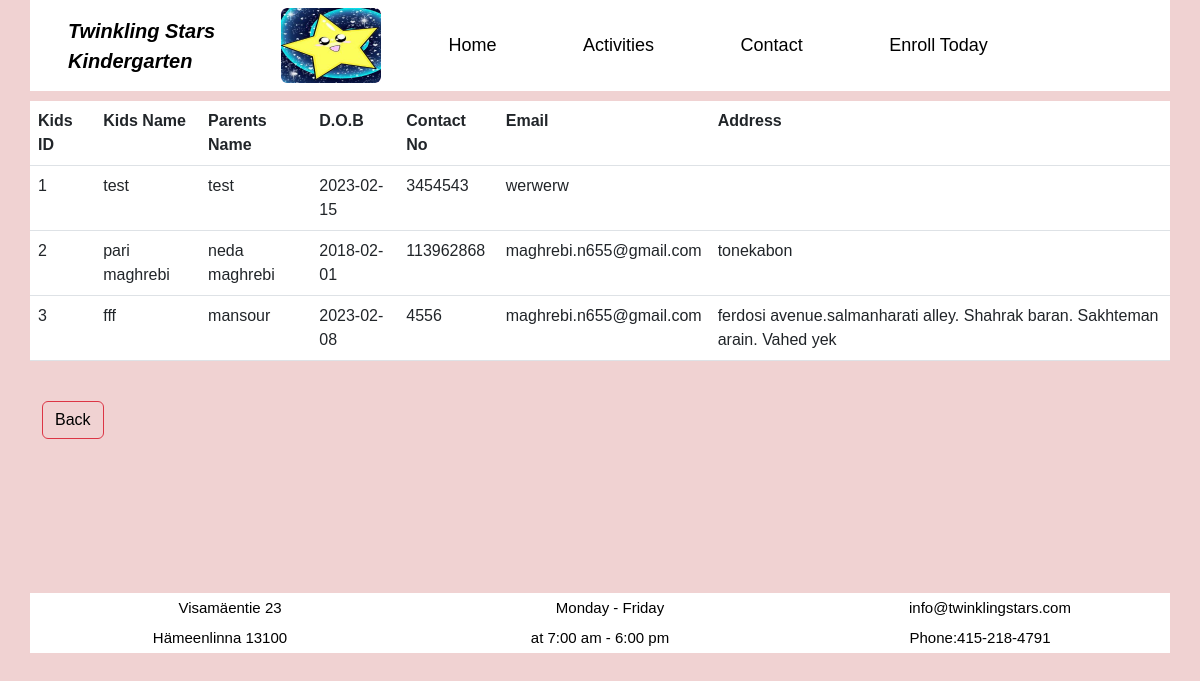
/viewkidsinfo.php, run on the app's committed database.
### tables this page shows
CREATE TABLE `kidsinfo` (
  `kidsid` int NOT NULL,
  `kidsname` text NOT NULL,
  `parentsname` text NOT NULL,
  `dob` date NOT NULL,
  `phone` int NOT NULL,
  `email` text NOT NULL,
  `address` text NOT NULL
);

### viewkidsinfo.php (the view, shortened to what this page needs)
<?php
include "headerr.php";
?>
<?php
include 'db.php';
$sql = "select * from kidsinfo ";
$result = $conn->query($sql);
if($result->num_rows > 0){
    echo "
    <table class='table'>
    <tr><th>Kids ID</th><th>Kids Name</th><th>Parents Name</th><th>D.O.B</th><th>Contact No</th><th>Email</th><th>Address</th></tr>";
    while($row=$result->fetch_assoc()){
    echo"
    <tr>
    <td>$row[kidsid]</td>
    <td>$row[kidsname]</td>
    <td>$row[parentsname]</td>
    <td>$row[dob]</td>
    <td>$row[phone]</td>
    <td>$row[email]</td>
    <td>$row[address]</td>
    </tr>
     ";
    }
    echo"</table>";
}
else{
    echo"No Result";
}
?>
<div class="col-md-6">
<br>
<a class="btn btn-danger" href="createkidsinfo.php" role="button">Back</a>
</div>
<br> <br> <br> <br> <br> <br> <br> <br> <br>
<?php
include "footer1.php";
?>

### headerr.php (style rules this page uses)
body { background-color: #F0D2D2; font-family: Verdana, Geneva, Tahoma, sans-serif; color:black: width: 1080px; margin:auto; display: flex; justify-content: space-between; }
a:link { color: black; background-color: transparent; text-decoration: none; }

### data on the page
kidsinfo: kidsid "1", kidsname "test", parentsname "test", dob "2023-02-15", phone "3454543", email "werwerw"
kidsinfo: kidsid "2", kidsname "pari maghrebi", parentsname "neda maghrebi", dob "2018-02-01", phone "113962868", email "maghrebi.n655@gmail.com", address "tonekabon"
kidsinfo: kidsid "3", kidsname "fff", parentsname "mansour", dob "2023-02-08", phone "4556", email "maghrebi.n655@gmail.com", address "ferdosi avenue.salmanharati alley. Shahrak baran. Sakhteman arain. Vahed yek"
